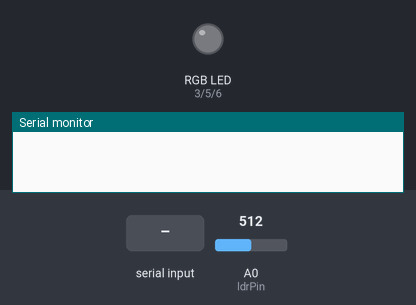
The sketch below on a simulated Arduino Uno, built with avr-gcc and run on an emulated ATmega328P. Parts: an RGB LED mixed from three pins (HIGH = lit), the last lines printed to the serial monitor. The test bench sets the inputs (shaded band); at power-on: A0 (ldrPin) = 512. Dim RGB values are drawn brighter than linear.

Above: at 1.2 s.
1.3 s: "90,45,200\n" received over Serial
At 1.6 s:
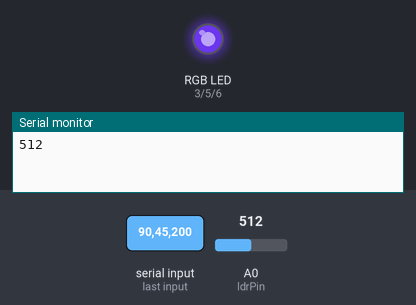
2.8 s: "30,150,10\n" received over Serial
At 3.9 s:
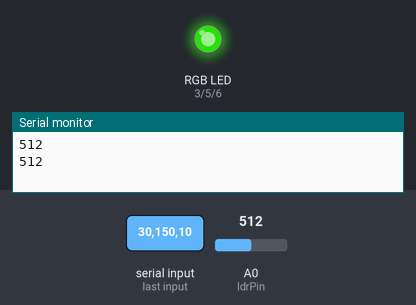
4.3 s: "1,90,45\n" received over Serial
At 5.0 s:
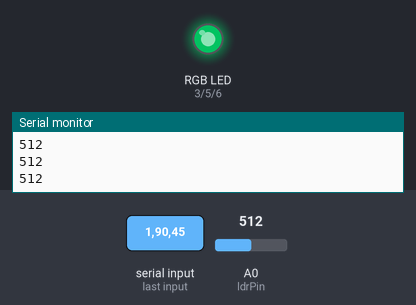
Timing chart, 0 to 7.3 s (numbered marks = the images above; inputs shaded):
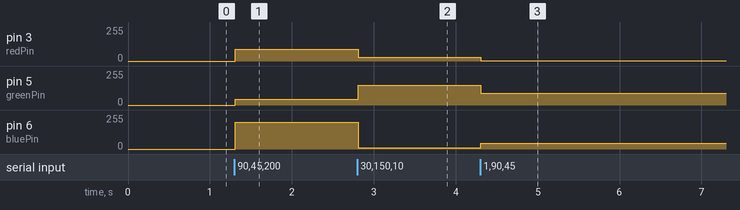

The sketch:

3.3.ino
```cpp
const int redPin = 3;
const int greenPin = 5;
const int bluePin = 6;

const int ldrPin = A0;

void setup() {
  Serial.begin(9600);
  pinMode(redPin, OUTPUT);
  pinMode(greenPin, OUTPUT);
  pinMode(bluePin, OUTPUT);
}

void loop()
{
  int lightValue = analogRead(ldrPin);

  while (Serial.available() > 0) {
    int red = Serial.parseInt();
    int green = Serial.parseInt();
    int blue = Serial.parseInt();

    if (Serial.read() == '\n') {
      analogWrite(redPin, constrain(red, 0, 255));
      analogWrite(greenPin, constrain(green, 0, 255));
      analogWrite(bluePin, constrain(blue, 0, 255));

      Serial.println(lightValue);
    }
  }
}
```

Measured:
- after the input at 1.3 s, pin 3 (redPin): 0/255 → 90/255 at once; pin 5 (greenPin): 0/255 → 45/255 at once; pin 6 (bluePin): 0/255 → 200/255 at once
- after the input at 2.8 s, pin 3 (redPin): 90/255 → 30/255 at once; pin 5 (greenPin): 45/255 → 150/255 at once; pin 6 (bluePin): 200/255 → 10/255 at once
- after the input at 4.3 s, pin 3 (redPin): 30/255 → 1/255 at once; pin 5 (greenPin): 150/255 → 90/255 at once; pin 6 (bluePin): 10/255 → 45/255 at once
